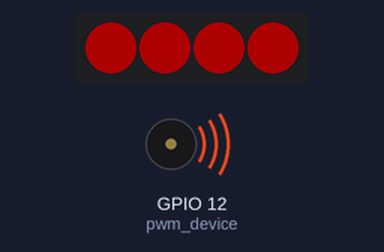
Simulated run of this program. Board: Raspberry Pi (BCM pin numbers). Shown: 4 RGB LEDs in strip order, left to right, buzzer (waves = sounding). Dim RGB values are drawn brighter than linear. At 26.0 s the program stops and its outputs stay as they are.

Above: at 0.1 s.
At 2.6 s:
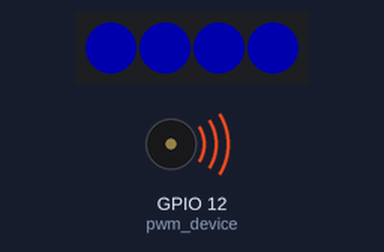
At 21.1 s:
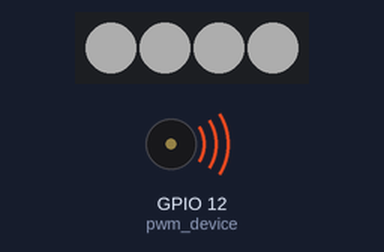
At 26.1 s:
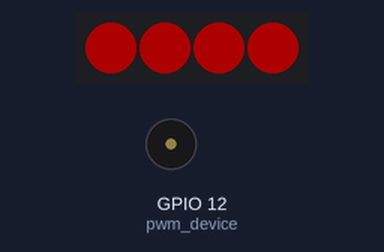
Timing chart, 0 to 27.5 s (numbered marks = the images above):
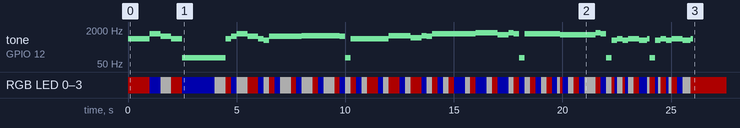

Measured:
- by itself, RGB LED 0–3: off → RGB(51, 0, 0) at 0.00 s, → RGB(0, 0, 51) 1.0 s later, → RGB(51, 51, 51) 0.50 s later, → RGB(51, 0, 0) 0.50 s later, … (85 changes in this stretch)
- by itself, tone on GPIO 12 (pwm_device): plays 784 Hz for 1.0 s, 1319 Hz for 0.50 s, 988 Hz for 0.50 s, 784 Hz for 0.50 s, 100 Hz for 2.0 s, 784 Hz for 0.25 s … (44 notes in this stretch)

The program:

1.py
```python
from gpiozero import PWMOutputDevice
from time import sleep
import board
import neopixel

# GPIO 핀 설정 및 LED 개수 설정
pixel_pin = board.D10
num_pixels = 4

# NeoPixel 객체 생성
pixels = neopixel.NeoPixel(pixel_pin, num_pixels, brightness=0.2, auto_write=False, pixel_order=neopixel.GRB)

# PWM 설정
pwm_device = PWMOutputDevice(pin=12, frequency=100, initial_value=0.5)

# 음악 및 깜빡임 패턴 설정
tones = [523,587,659,698,784,880,988,1047,1175,1319,1397,1480,0]
music = [4, 9, 6, 4, 12, 12, 4, 6, 9, 6, 4, 2, 6, 6, 6, 6, 6, 7, 7, 7, 7, 7, 6, 12, 4, 4, 4, 4, 4, 4, 7, 7, 7, 5, 7, 6, 9, 9, 9, 9, 9, 9, 9, 11, 11, 11, 8, 11, 9, 12, 9, 9, 9, 9, 9, 9, 9, 8, 8, 8, 8, 8, 8, 11, 9, 12, 2, 2, 4, 2, 2, 4, 4, 2, 4, 12, 2, 2, 4, 2, 2, 4, 4, 2, 4]
term = [1, 0.5, 0.5, 0.5, 1.5, 0.5, 0.25, 0.25, 0.5, 0.5, 0.25, 0.25, 0.25, 0.25, 0.5, 0.25, 0.25, 0.5, 0.25, 0.25, 0.5, 0.25, 0.25, 0.25, 0.25, 0.25, 0.25, 0.5, 0.25, 0.25, 0.5, 0.25, 0.25, 0.5, 0.25, 0.25, 0.25, 0.25, 0.25, 0.25, 0.5, 0.25, 0.25, 0.5, 0.25, 0.25, 0.5, 0.25, 0.25, 0.25, 0.25, 0.25, 0.25, 0.25, 0.25, 0.25, 0.125, 0.125, 0.25, 0.25, 0.25, 0.25, 0.5, 0.25, 0.25, 0.25, 0.125, 0.125, 0.25, 0.125, 0.125, 0.25, 0.25, 0.375, 0.125, 0.25, 0.125, 0.125, 0.25, 0.125, 0.125, 0.25, 0.25, 0.375, 0.125]

current_status = 0  # current_status 변수를 초기화

try:
    for i in range(len(music)):
        pwm_device.frequency = tones[music[i]]
        pwm_device.value = 0.5  # 50% duty cycle

        if current_status % 3 == 0:
            pixels.fill((255, 0, 0))  # 모든 픽셀을 빨간색으로 설정
        elif current_status % 3 == 1:
            pixels.fill((0, 0, 255))  # 모든 픽셀을 파란색으로 설정
        else:
            pixels.fill((255, 255, 255))  # 모든 픽셀을 흰색으로 설정

        pixels.show()  # LED 스트립 업데이트
        sleep(term[i])

        current_status += 1

    pwm_device.value = 0
finally:
    pwm_device.close()
```
